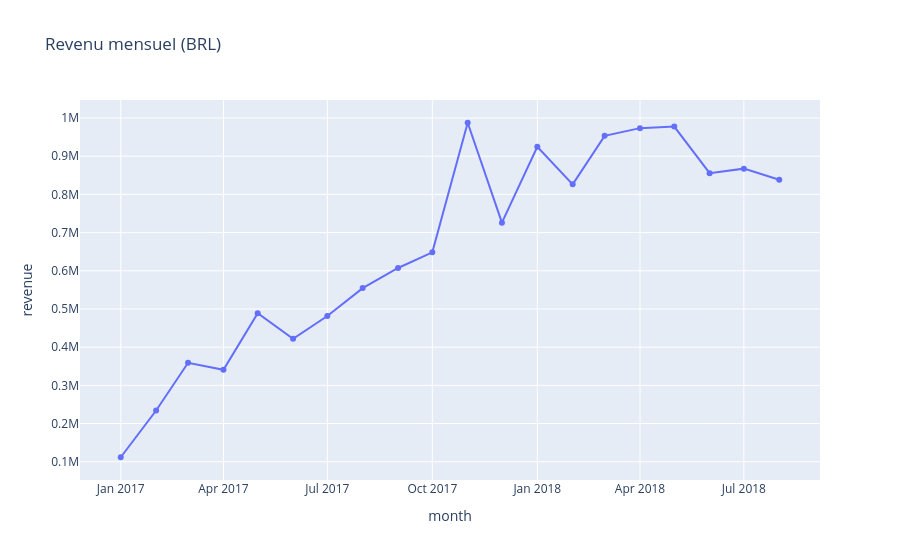

Source (notebook cell):
### Code cell
monthly = df.groupby("month", as_index=False).agg(
    revenue=("revenue", "sum"),
    orders=("order_id", "nunique"),
)
fig = px.line(monthly, x="month", y="revenue", markers=True,
              title="Revenu mensuel (BRL)")
fig.show()

### Figure 1 — Plotly figure (JSON) as saved in the notebook; plotly's stock layout.template omitted (floating-point values rounded to 4 significant figures)
{"data": [{"hovertemplate": "month=%{x}<br>revenue=%{y}<extra></extra>", "legendgroup": "", "line": {"color": "#636efa", "dash": "solid"}, "marker": {"symbol": "circle"}, "mode": "lines+markers", "name": "", "orientation": "v", "showlegend": false, "type": "scatter", "x": ["2017-01", "2017-02", "2017-03", "2017-04", "2017-05", "2017-06", "2017-07", "2017-08", "2017-09", "2017-10", "2017-11", "2017-12", "2018-01", "2018-02", "2018-03", "2018-04", "2018-05", "2018-06", "2018-07", "2018-08"], "xaxis": "x", "y": [111800.0, 234200.0, 359200.0, 340700.0, 489200.0, 421900.0, 481600.0, 554700.0, 607400.0, 648200.0, 987600.0, 726000.0, 924600.0, 826400.0, 953400.0, 973500.0, 977500.0, 855600.0, 867500.0, 838600.0], "yaxis": "y"}], "layout": {"legend": {"tracegroupgap": 0}, "title": {"text": "Revenu mensuel (BRL)"}, "xaxis": {"anchor": "y", "domain": [0, 1], "title": {"text": "month"}}, "yaxis": {"anchor": "x", "domain": [0, 1], "title": {"text": "revenue"}}}}
